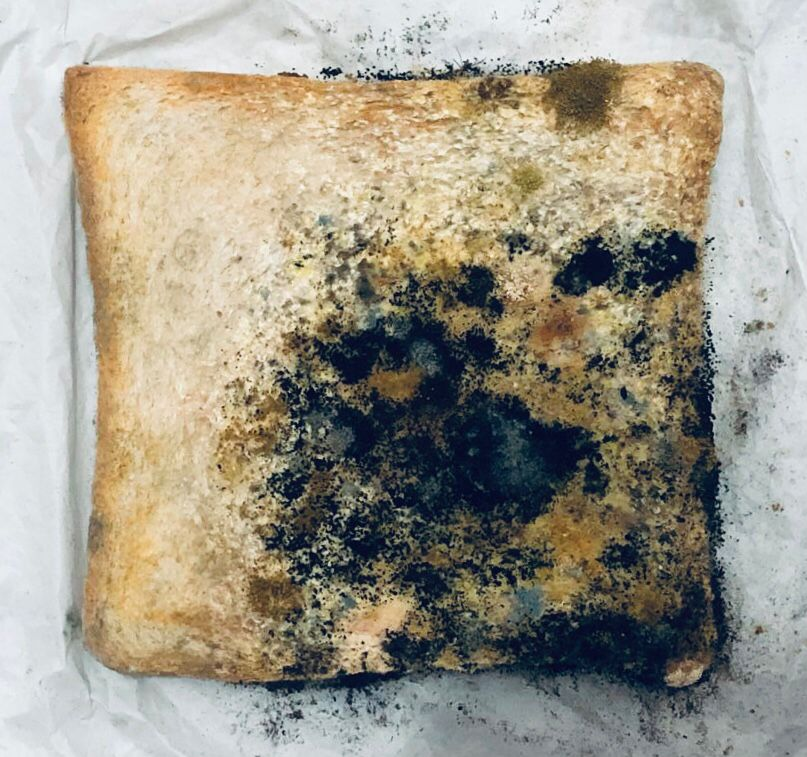
#> input picture Project/Day14.jpeg, 807 x 757 px
$ jupyter execute Day14Final02.ipynb
#> lines starting #> are read from the running program, lines starting #| are printed output that depends on the picture; after the words box and inside, x2 and y2 are one past the last pixel; in counts of white or black regions, pixels touching at a corner belong together
[cell 1]
import cv2
import numpy as np

# Load an image in grayscale
image_path = 'Day14.jpeg'
image = cv2.imread(image_path, cv2.IMREAD_GRAYSCALE)
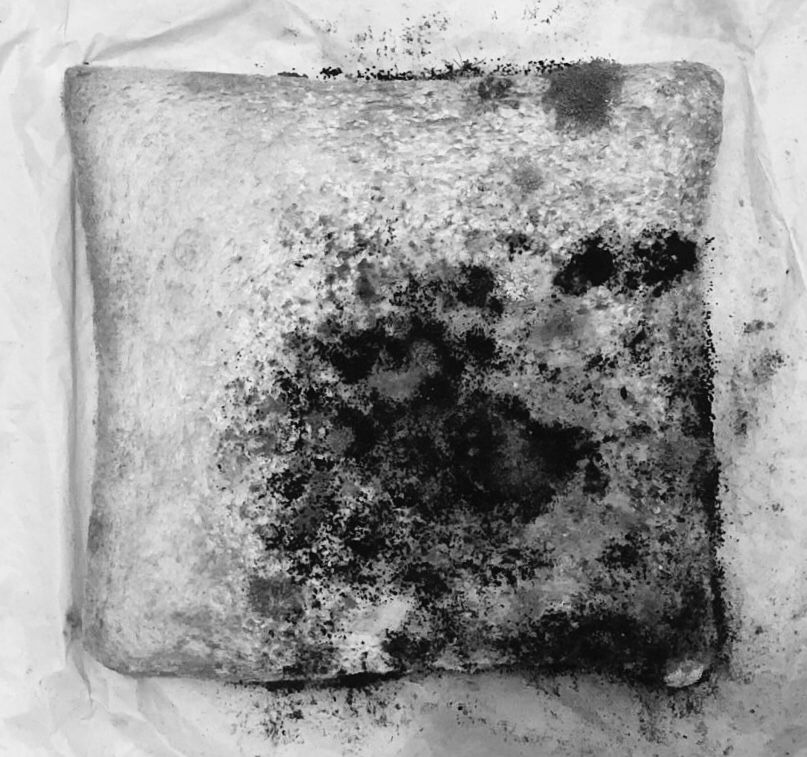
#> image: shape (757, 807); min 0, max 255, mean 152.1

# Apply thresholding to ensure the image is binary
_, binary_image = cv2.threshold(image, 127, 255, cv2.THRESH_BINARY)
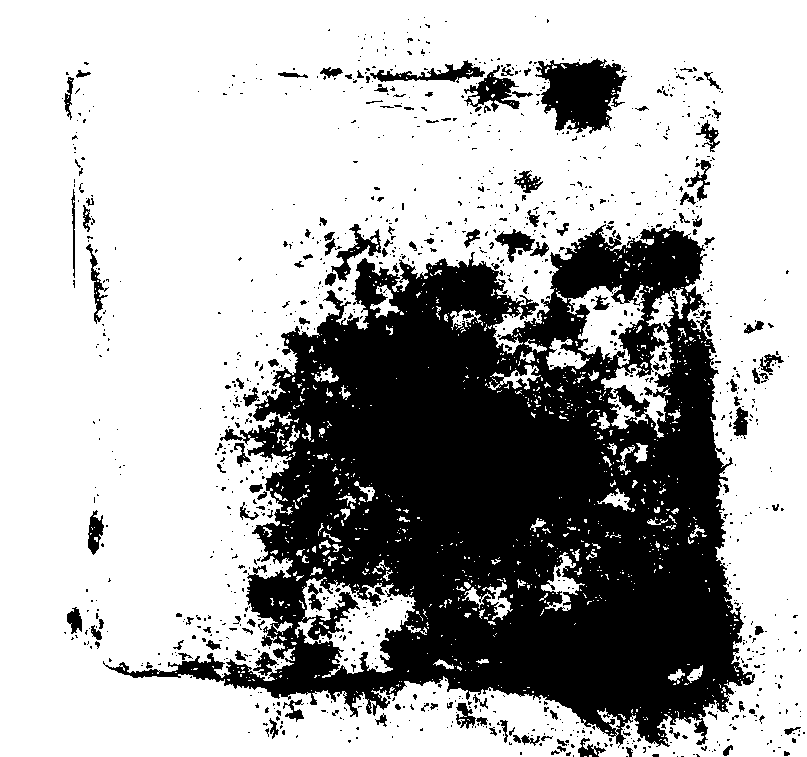
#> binary_image: shape (757, 807); 68.3% white; 1169 black regions (1023 under 20 px), largest, box (x1, y1, x2, y2) and area: (103, 224, 755, 748) 171991, (535, 58, 627, 134) 4412, (464, 65, 520, 112) 1040

# Create a structuring element (5x5 rectangular kernel)
kernel = np.ones((5, 5), dtype=np.uint8)

# Perform dilation and erosion
dilated_image = cv2.dilate(binary_image, kernel, iterations=1)
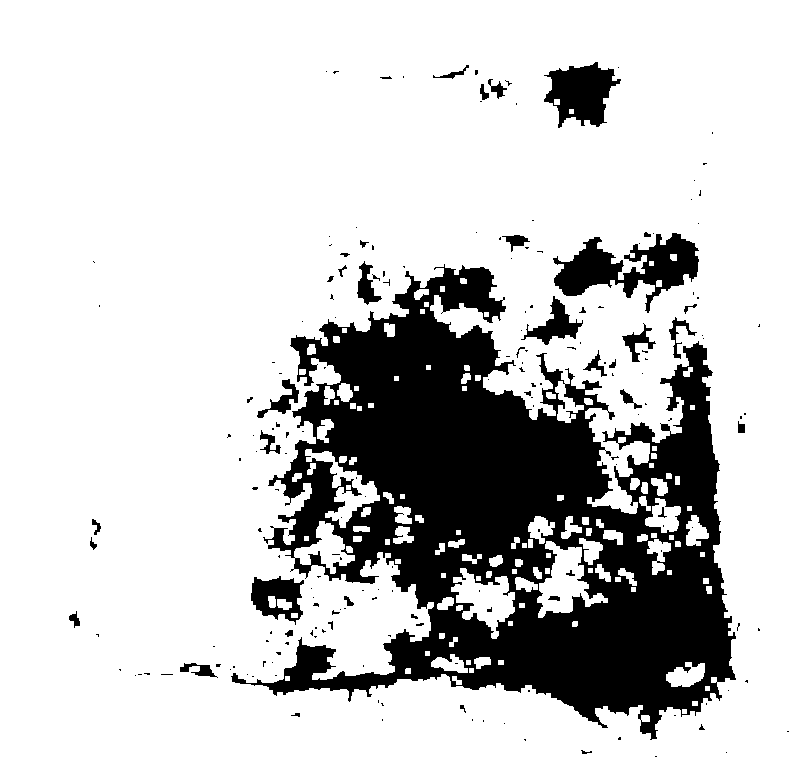
#> dilated_image: shape (757, 807); 79.2% white; 195 black regions (153 under 20 px), largest, box (x1, y1, x2, y2) and area: (231, 264, 736, 740) 111856, (553, 233, 699, 313) 5101, (544, 62, 621, 128) 3018
eroded_image = cv2.erode(binary_image, kernel, iterations=1)
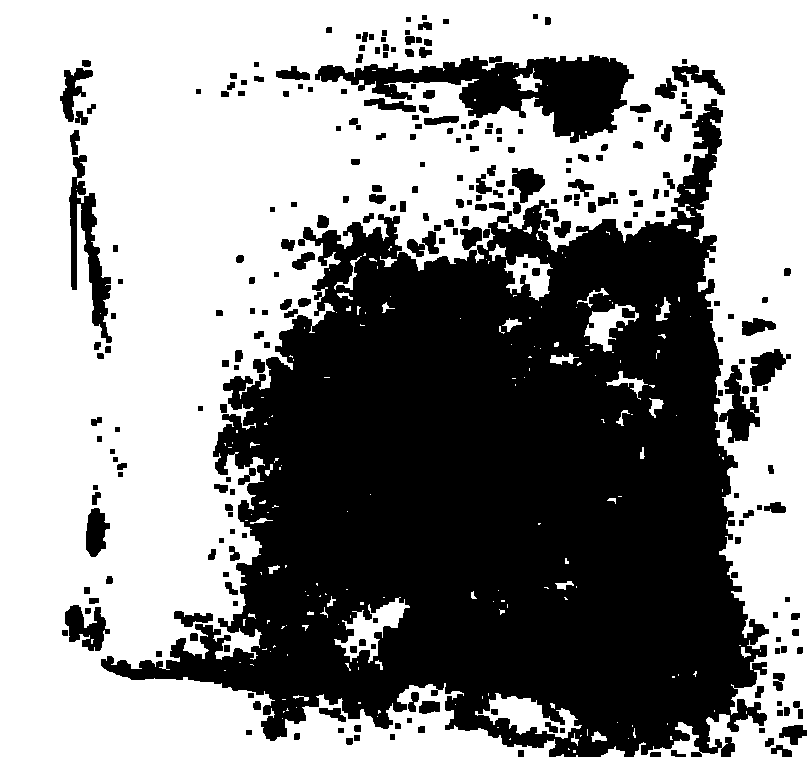
#> eroded_image: shape (757, 807); 56.3% white; 265 black regions, largest, box (x1, y1, x2, y2) and area: (101, 99, 769, 757) 229436, (315, 55, 634, 143) 11927, (69, 155, 112, 343) 2881

# Compute the morphological gradient by subtracting the eroded image from the dilated image
gradient_image = cv2.subtract(dilated_image, eroded_image)
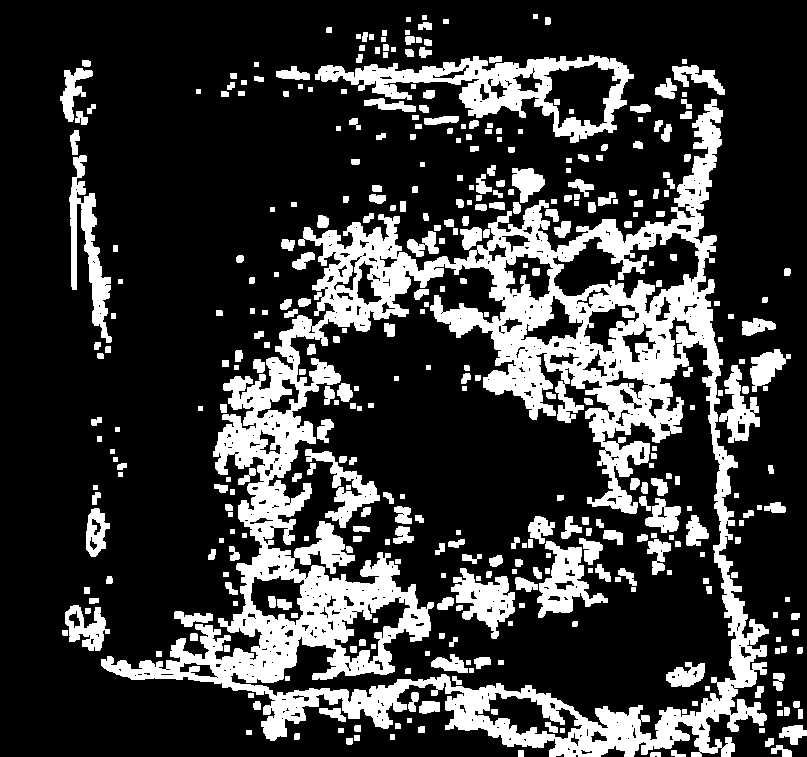
#> gradient_image: shape (757, 807); 22.9% white; 393 white regions, largest, box (x1, y1, x2, y2) and area: (101, 99, 769, 757) 88977, (315, 55, 634, 143) 8443, (69, 155, 112, 343) 2877

# Display the original, dilated, eroded, and gradient images
cv2.imshow('Original Image', binary_image)
cv2.imshow('Dilated Image', dilated_image)
cv2.imshow('Eroded Image', eroded_image)
cv2.imshow('Gradient Image', gradient_image)

cv2.waitKey(0)
cv2.destroyAllWindows()

$ run again, with Project/Day01.jpeg copied over Project/Day14.jpeg
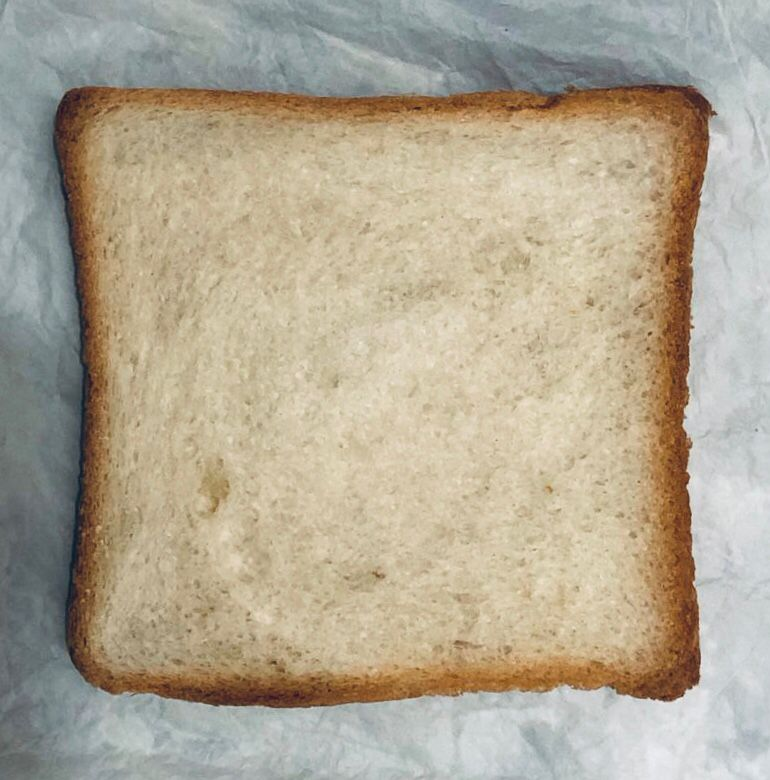
#> input picture Project/Day01.jpeg, 770 x 780 px
#> `_, binary_image = cv2.threshold(image, 127, 255, cv2.THRESH_BINARY)`:
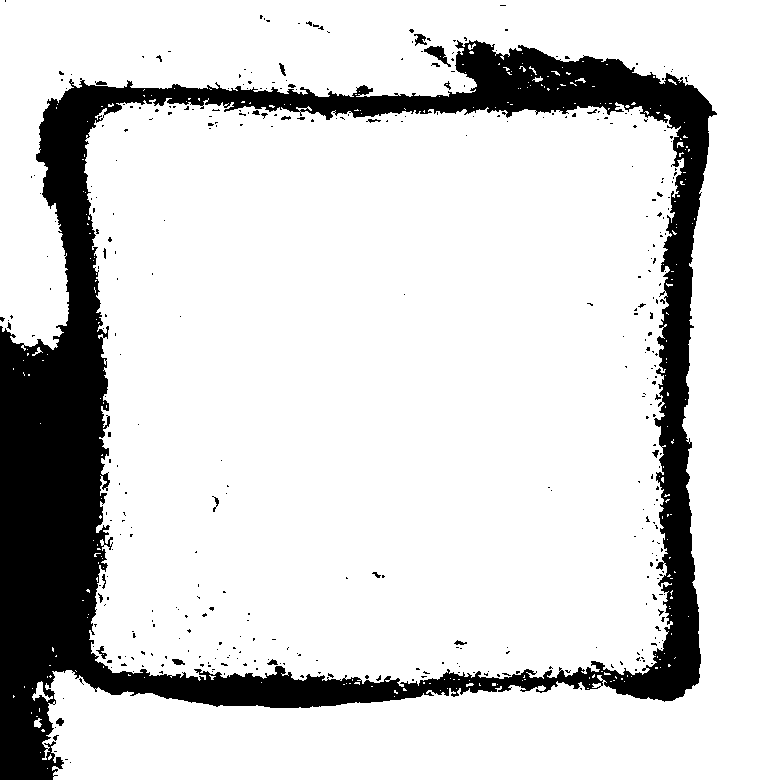
#> binary_image: shape (780, 770); 83.5% white; 385 black regions (362 under 20 px), largest, box (x1, y1, x2, y2) and area: (0, 40, 717, 780) 96590, (424, 46, 451, 67) 221, (414, 34, 427, 46) 88
#> dilated_image: shape (780, 770); 87.6% white; 38 black regions (31 under 20 px), largest, box (x1, y1, x2, y2) and area: (0, 87, 397, 780) 49568, (146, 44, 711, 699) 23996, (397, 676, 467, 698) 383
#> eroded_image: shape (780, 770); 78.7% white; 120 black regions, largest, box (x1, y1, x2, y2) and area: (0, 27, 719, 780) 121872, (304, 19, 332, 35) 210, (452, 638, 469, 651) 163
#> `gradient_image = cv2.subtract(dilated_image, eroded_image)`:
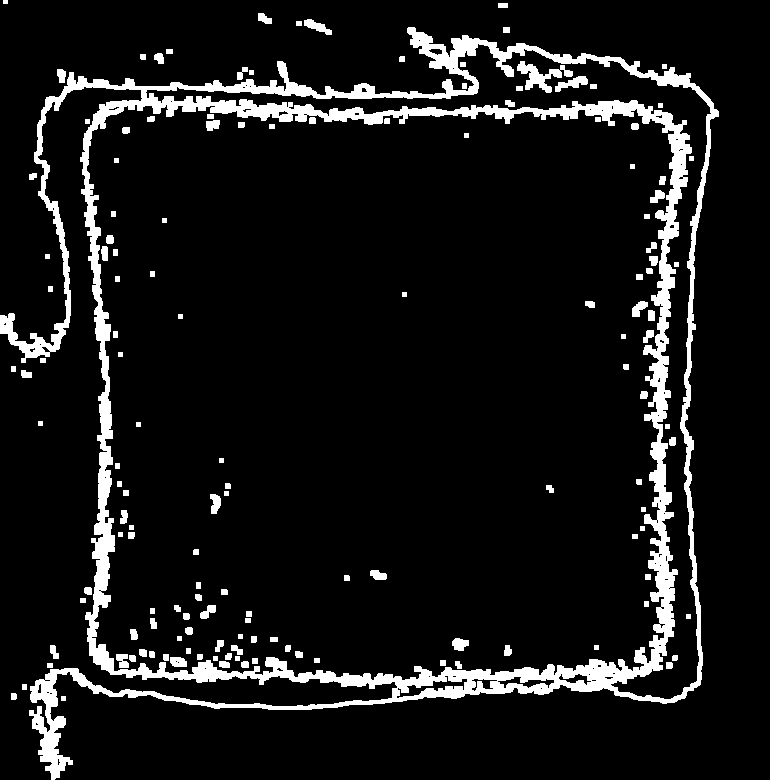
#> gradient_image: shape (780, 770); 8.9% white; 145 white regions, largest, box (x1, y1, x2, y2) and area: (0, 27, 719, 780) 45443, (517, 61, 573, 93) 675, (555, 76, 588, 92) 252

$ run again, with Project/Day02.jpeg copied over Project/Day14.jpeg
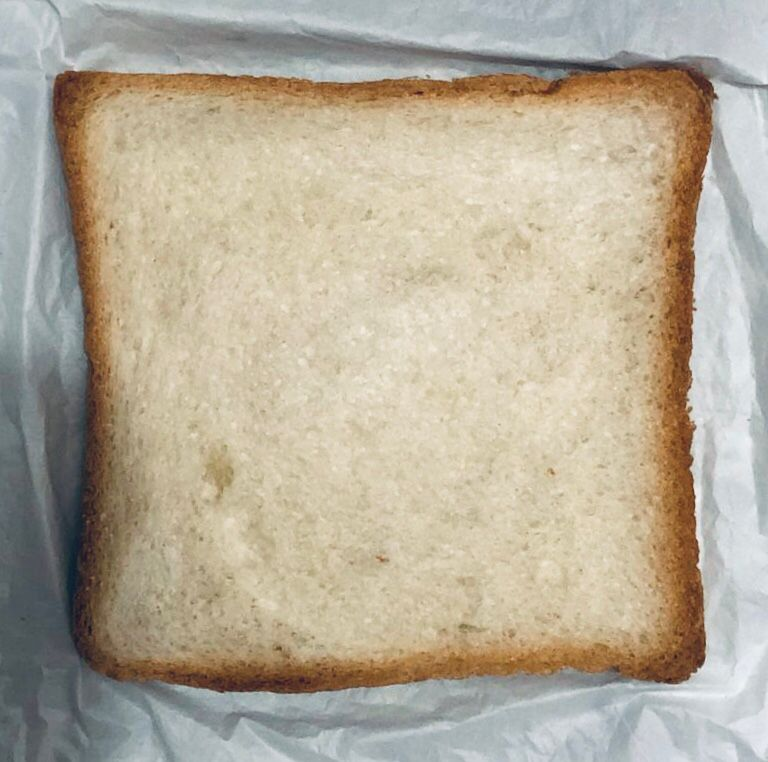
#> input picture Project/Day02.jpeg, 768 x 762 px
#> `_, binary_image = cv2.threshold(image, 127, 255, cv2.THRESH_BINARY)`:
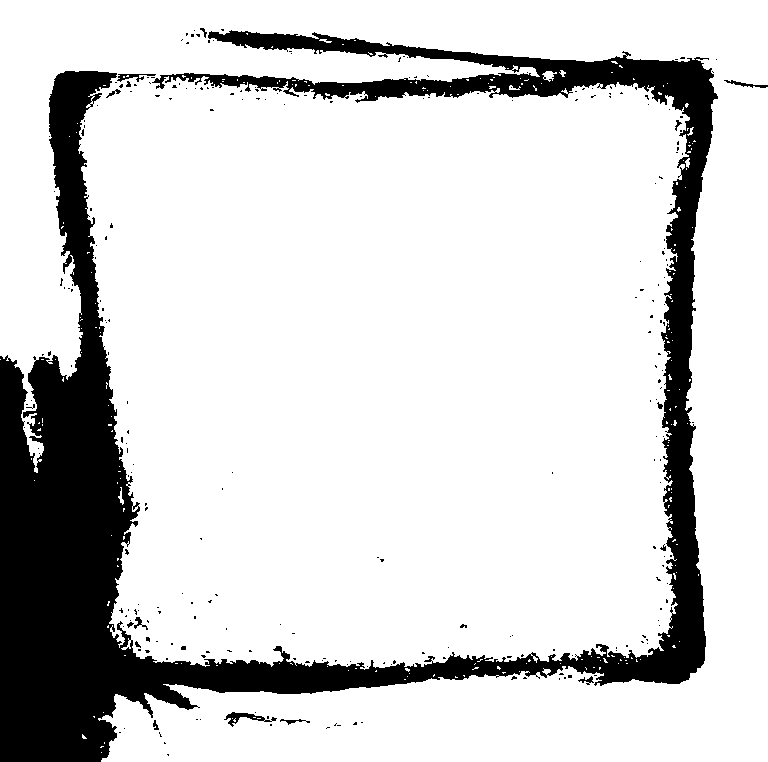
#> binary_image: shape (762, 768); 82.8% white; 261 black regions (245 under 20 px), largest, box (x1, y1, x2, y2) and area: (0, 30, 718, 762) 98810, (224, 712, 277, 727) 248, (117, 74, 156, 82) 135
#> dilated_image: shape (762, 768); 86.9% white; 31 black regions (21 under 20 px), largest, box (x1, y1, x2, y2) and area: (0, 73, 406, 762) 55653, (211, 33, 715, 682) 18119, (316, 77, 488, 99) 1426
#> eroded_image: shape (762, 768); 78.3% white; 63 black regions, largest, box (x1, y1, x2, y2) and area: (0, 26, 720, 762) 123135, (222, 710, 312, 729) 892, (722, 78, 768, 90) 341
#> `gradient_image = cv2.subtract(dilated_image, eroded_image)`:
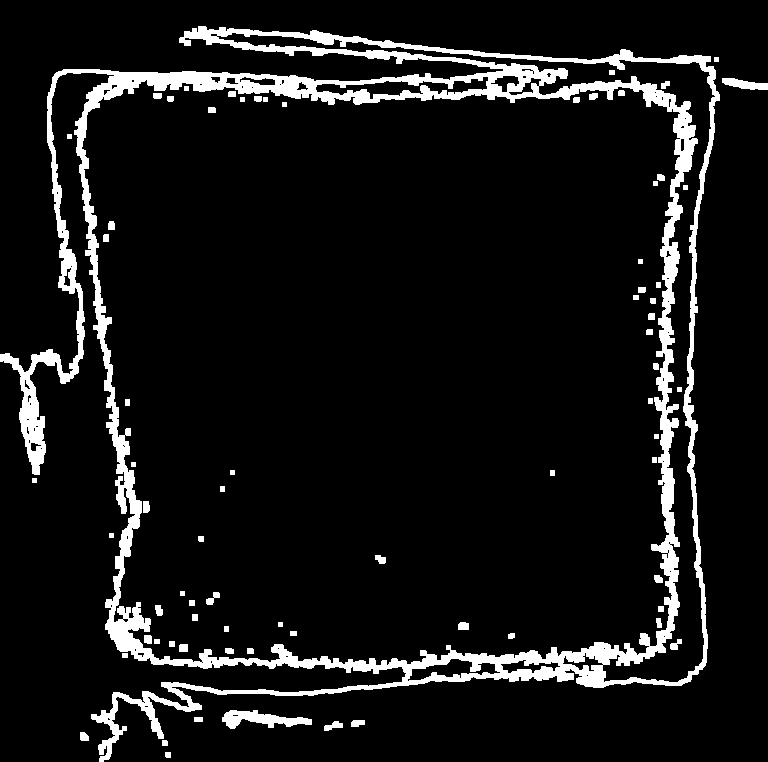
#> gradient_image: shape (762, 768); 8.6% white; 73 white regions, largest, box (x1, y1, x2, y2) and area: (0, 26, 720, 762) 45846, (222, 710, 312, 729) 887, (722, 78, 768, 90) 341

$ run again, with Project/Day03.jpeg copied over Project/Day14.jpeg
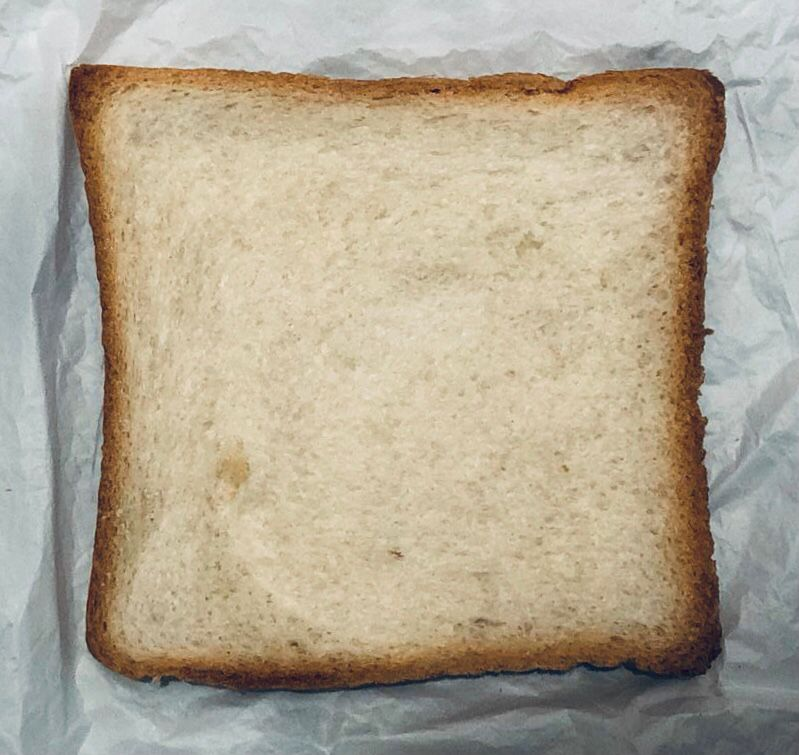
#> input picture Project/Day03.jpeg, 799 x 755 px
#> `_, binary_image = cv2.threshold(image, 127, 255, cv2.THRESH_BINARY)`:
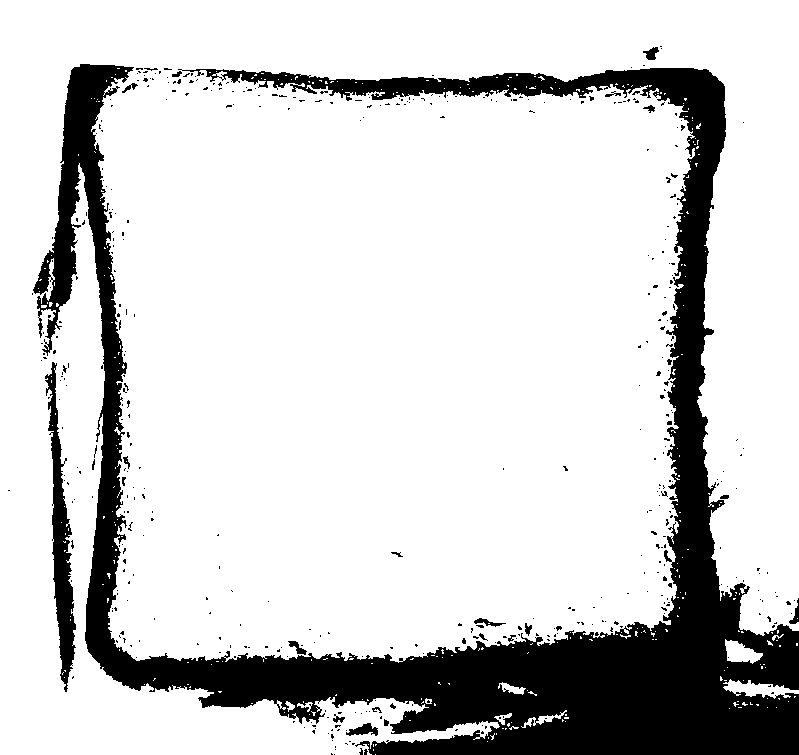
#> binary_image: shape (755, 799); 82% white; 453 black regions (426 under 20 px), largest, box (x1, y1, x2, y2) and area: (33, 64, 799, 755) 101823, (45, 362, 76, 692) 3811, (346, 723, 378, 736) 227
#> dilated_image: shape (755, 799); 86.8% white; 48 black regions (33 under 20 px), largest, box (x1, y1, x2, y2) and area: (52, 66, 799, 755) 75694, (54, 434, 74, 668) 1824, (330, 79, 470, 97) 1110
#> eroded_image: shape (755, 799); 76.4% white; 116 black regions, largest, box (x1, y1, x2, y2) and area: (30, 62, 799, 755) 131022, (43, 360, 78, 694) 6084, (344, 721, 380, 738) 459
#> `gradient_image = cv2.subtract(dilated_image, eroded_image)`:
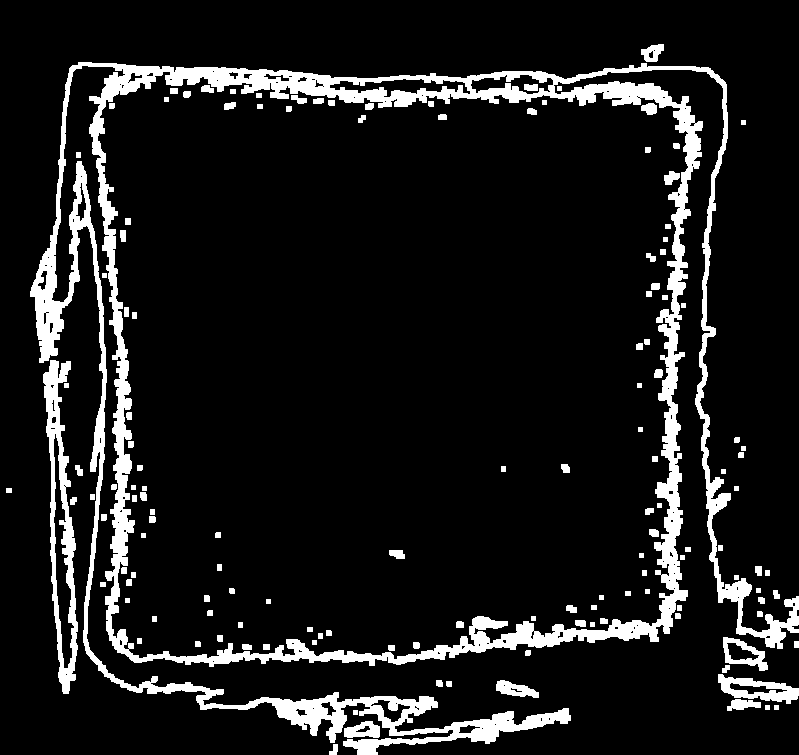
#> gradient_image: shape (755, 799); 10.4% white; 139 white regions, largest, box (x1, y1, x2, y2) and area: (30, 62, 799, 755) 49967, (43, 360, 78, 694) 4214, (718, 674, 799, 704) 1148
